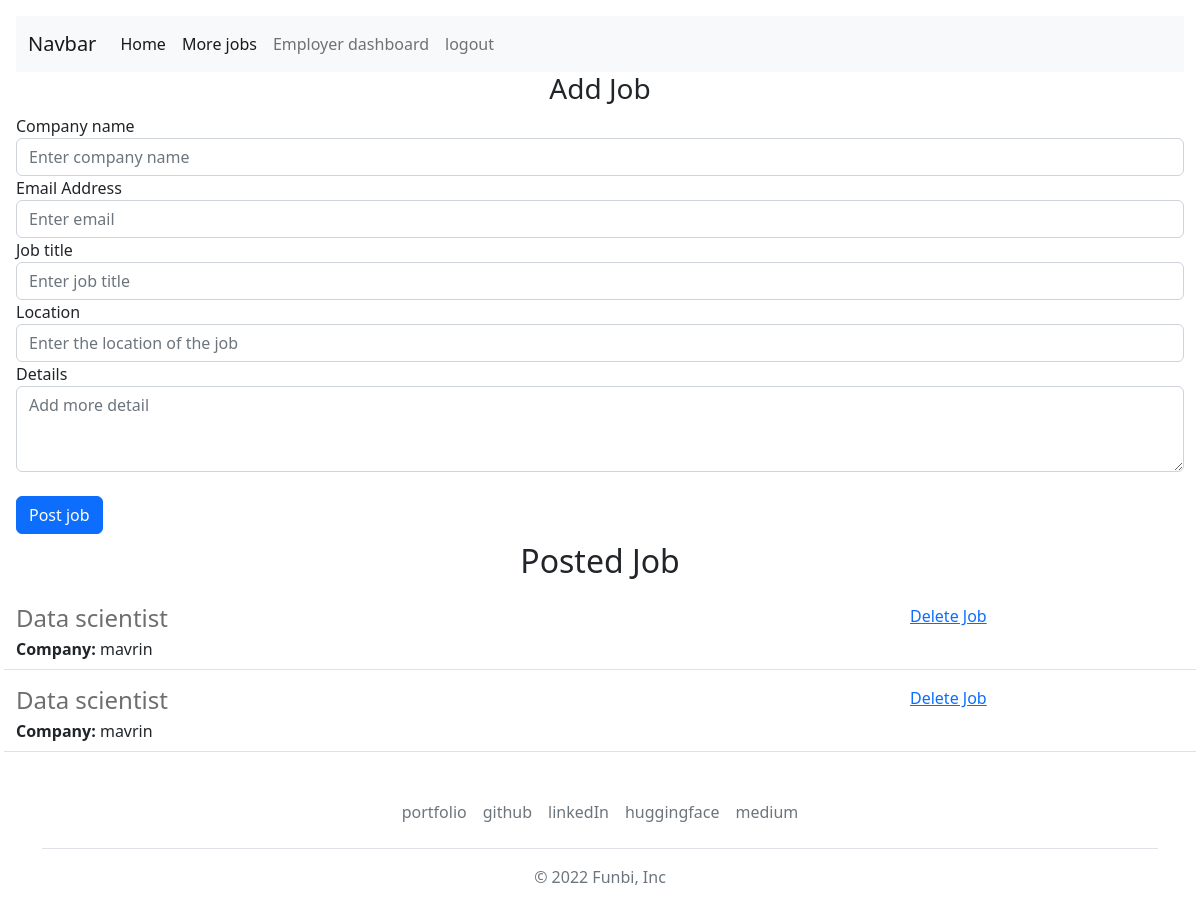
The page /dashboard (signed in) on the database its author committed.
### website/models.py (models this page shows)
class Jobs(db.Model):
  id = db.Column(db.Integer, primary_key=True)
  company = db.Column(db.String(50))
  email = db.Column(db.String(50))
  job = db.Column(db.String(150))
  location = db.Column(db.String(150))
  details = db.Column(db.String(1000))
  date = db.Column(db.DateTime(timezone=True), default = func.now())
  employer_id = db.Column(db.Integer, db.ForeignKey('user.id'))

### website/views.py (the view, shortened to what this page needs)
@views.route('/dashboard', methods=['GET', 'POST'])
@login_required
def dashboard():
  return render_template("dashboard.html", user=current_user)

### website/__init__.py (called while the page is built)
def create_app():
  app = Flask(__name__)
  app.config['SECRET_KEY'] = 'funbi'
  app.config['SQLALCHEMY_DATABASE_URI'] = f'sqlite:///{DB_NAME}'
  db.init_app(app)
  from .views import views
  from .auth import auth
  app.register_blueprint(views, url_prefix='/')
  app.register_blueprint(auth, url_prefix='/')
  from .models import User, Jobs
  create_database(app)
  login_manager = LoginManager()
  login_manager.login_view = 'auth.login'
  login_manager.init_app(app)
  @login_manager.user_loader
  def load_user(id):
    return User.query.get(int(id))
  return app

### website/templates/dashboard.html (shortened to what this page needs)
{% extends "base.html" %}
{% block body %}
<form method="POST">
  <h3 align="center">Add Job</h3>
  <div class="form-group">
    <label for="company">Company name</label>
    <input
      type="text"
      class="form-control"
      id="company"
      name="company"
      placeholder="Enter company name"
    />
  </div>
    <div class="form-group">
    <label for="email">Email Address</label>
    <input
      type="email"
      class="form-control"
      id="email"
      name="email"
      placeholder="Enter email"
    />
  </div>
    <div class="form-group">
    <label for="job">Job title</label>
    <input
      type="text"
      class="form-control"
      id="job"
      name="job"
      placeholder="Enter job title"
    />
  </div>
    <div class="form-group">
    <label for="location">Location</label>
    <input
      type="text"
      class="form-control"
      id="location"
      name="location"
      placeholder="Enter the location of the job"
    />
  </div>
    <div class="form-group">
    <label for="details">Details</label>
    <textarea
      type="text"
      class="form-control"
      id="details"
      name="details"
      rows="3"
      placeholder="Add more detail"
    ></textarea>
  </div>
  <br/>
  <button type="submit" class="btn btn-primary">Post job</button>
</form>
 <h2 class="text-center mt-2 mb-4">Posted Job</h2>
      <div>
        {% for jobl in user.joblist %}
          {% include "privatejob.html" %}
        {% endfor %}
      </div>
{% endblock %}

### website/templates/privatejob.html
 <div class="border-bottom row" style="margin-bottom:16px; padding-bottom:8px;">
    <div class="col-9">
      <h4 style="color:rgb(110,110,110); margin-bottom:4px;">
        {{ jobl.job }}
      </h4>
      <div>
        <b>Company: </b>{{ jobl.company }}
      </div>
    </div>
   <div class="col-2 padding-right:16px">
   <a href="/delete/{{jobl.id}}">Delete Job</a>
   </div>
  </div>

### rows shown on the page
Jobs: job "Data scientist", company "mavrin"
Jobs: job "Data scientist", company "mavrin"
